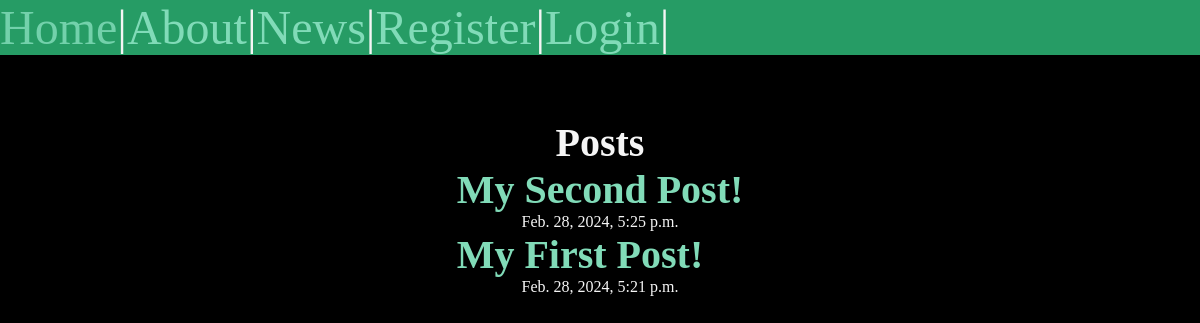
/posts/, run on an earlier commit of the app's database.
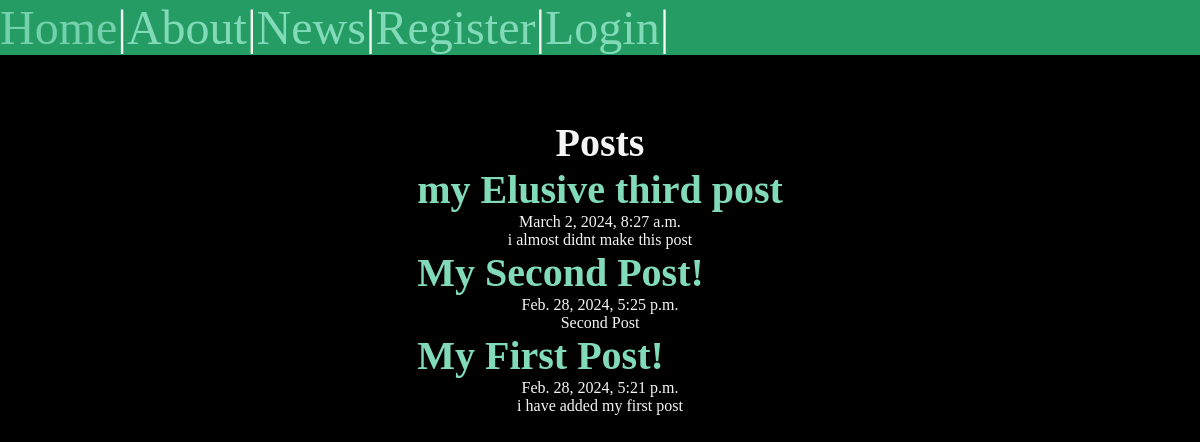
And on a later commit of the database.
### posts/models.py (models this page shows, shortened)
class Post(models.Model):
    title = models.CharField(max_length=74)
    body = models.TextField()
    slug = models.SlugField()
    date = models.DateTimeField(auto_now_add=True)
    banner = models.ImageField(default='fallback.jpeg', blank=True)

### posts/views.py (the view)
# urls.py: path('', views.posts_list, name='list'),
def posts_list(request):
    posts = Post.objects.all().order_by('-date')
    return render(request, 'posts/posts_list.html', {'posts': posts})

### posts/templates/posts/posts_list.html (shortened to what this page needs)
{% extends "layout.html" %}
{% block content %}
<section>
    <h1>Posts</h1>
    {% for post in posts %}
    <article class="post">
        <h2>
            <a href="{% url 'posts:page' slug=post.slug %}">
                {{ post.title }}
            </a>
        </h2>
        <p>{{ post.date }}</p>
        <p>{{ post.body }}</p>
    </article>
    {% endfor %}
</section>
{% endblock  %}

### templates/layout.html (shortened to what this page needs)
<!DOCTYPE html>
{% load static %}
<html lang="en">
<head>
    <link rel="stylesheet" href="{% static 'css/style.css' %}">
</head>
<body>
    <nav>
        <a href="/">Home</a> |
        <a href="/about">About</a> |
        <a href="{% url 'posts:list' %}">News</a> |
        {% if user.is_authenticated %}
            <a href="{% url 'posts:new-post' %}">New Post</a> |
            <form class="logout" action="{% url 'users:logout' %}" method="post">
                {% csrf_token %}
                <button class="logout-button" aria-label="this is a user logout" title="user logout">Logout</button>
            </form>
        {% else %}
        <a href="{% url 'users:register' %}">Register</a> |
        <a href="{% url 'users:login' %}">Login</a> |
        {% endif %}
    </nav>
    <main>
        {% block content %}{% endblock %}
    </main>
</body>
</html>

### static/css/style.css (style rules this page uses)
* { margin: 0; padding: 0; box-sizing: border-box; }
body { min-height: 100vh; background-color: black; color: whitesmoke; }
nav { background-color: rgb(38, 156, 101);; color: whitesmoke; font-size: 3rem; display: flex; }
main { margin-block-start: 4rem; flex-grow: 1; display: grid; place-content: center; }
h1, h2 { font-size: 2.5rem; }
h1, p { text-align: center; }
a { text-decoration: none; color: #81dbb8; }

What changed in the data, as far as the page shows it:
added Post: title "my Elusive third post", date "March 2, 2024, 8:27 a.m.", body "i almost didnt make this post"
changed Post "My Second Post!": body (not shown) → "Second Post"
changed Post "My First Post!": body (not shown) → "i have added my first post"
